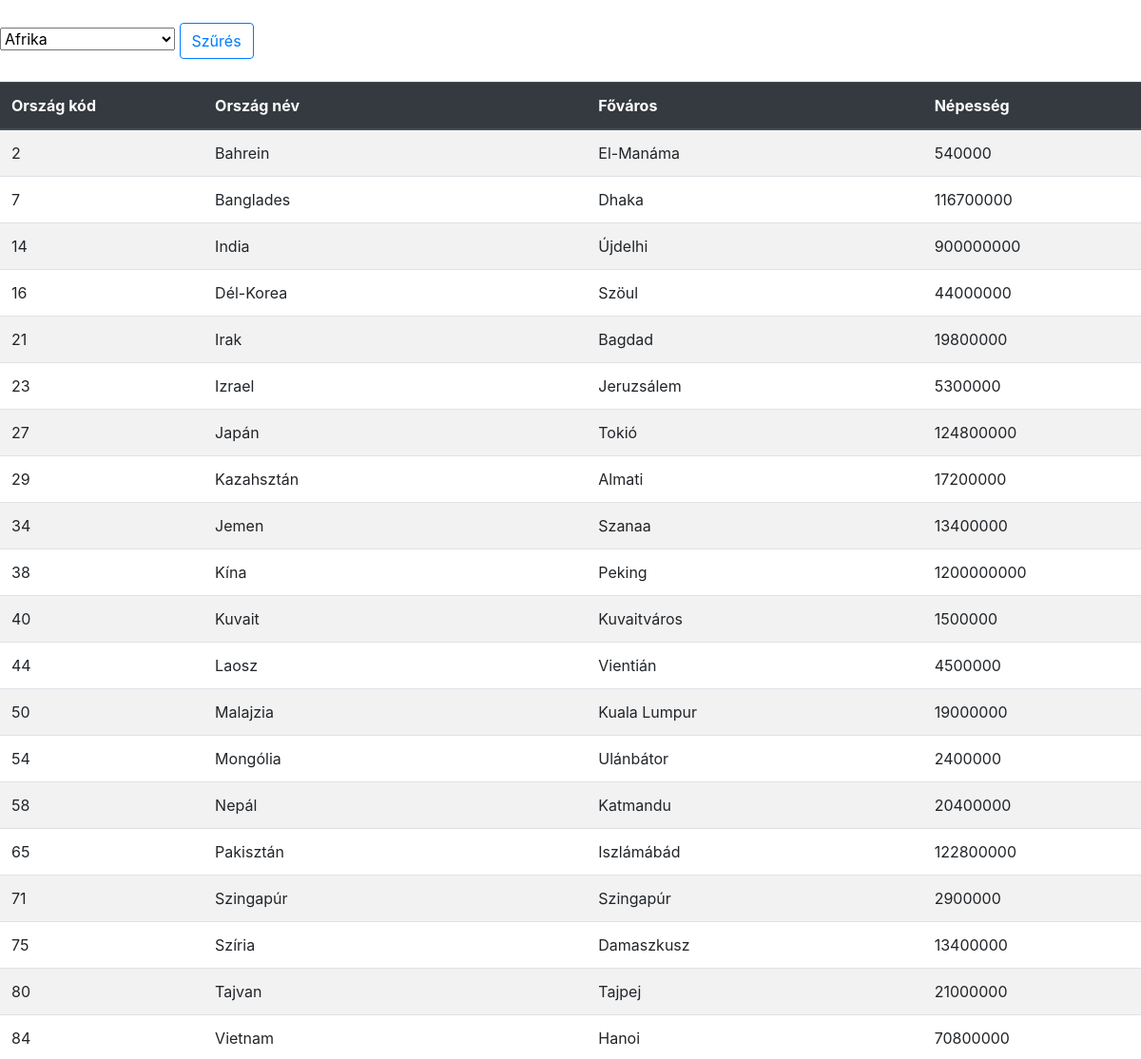
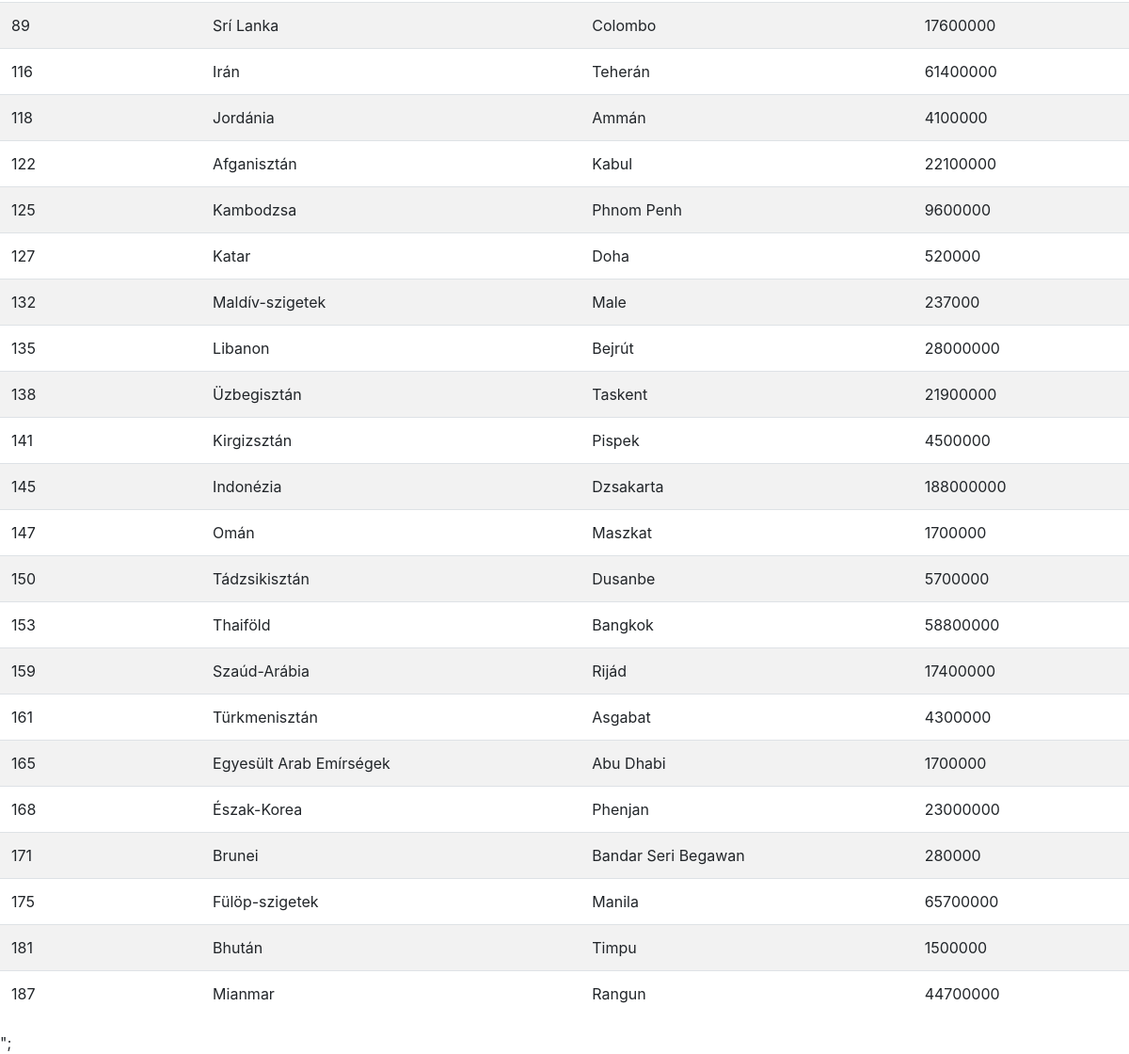
Screenshot of /index.php?continent=4 with the database file from the repository (2 pictures, top to bottom).
### tables this page shows
CREATE TABLE `orszagok` (
  `okod` int(11) NOT NULL,
  `onev` varchar(255) NOT NULL,
  `allamkod` int(11) NOT NULL,
  `fovaros` varchar(255) NOT NULL,
  `terulet` int(11) NOT NULL,
  `nepesseg` int(11) NOT NULL,
  `foldreszkod` int(11) NOT NULL,
  `penznemkod` int(11) NOT NULL,
  `gdp` int(11) NOT NULL,
  `novekedes` double NOT NULL,
  `inflacio` double NOT NULL,
  `munkanelkuliseg` double NOT NULL
);

### index.php (the view, shortened to what this page needs)
<?php
    require_once('Connect.php');
    $sql = "SELECT * FROM foldreszek;";
    $result = $connect -> query($sql);
?>
<!DOCTYPE html>
<html lang="hu">
<head>
    <link rel="stylesheet" href="https://stackpath.bootstrapcdn.com/bootstrap/4.3.1/css/bootstrap.min.css">
</head>
<body>
    <br>
    <form action="#" method="get">
        <select name="continent">
        <?php
            while($row = $result->fetch_array()) {
                echo '<option value='.$row[0].'>' . $row[1] . '</option>';
            }
        ?>
        </select>
        <input type="submit" value="Szűrés" class="btn btn-outline-primary">
    </form>
    <br>
    <table class="table table-striped">
        <thead class="thead-dark">
            <tr>
                <th>Ország kód</th>
                <th>Ország név</th>
                <th>Főváros</th>
                <th>Népesség</th>
            </tr>
        </thead>
    <?php
        $sql = "SELECT * FROM orszagok";
        if(isset($_GET['continent'])){
            $sql .= " WHERE foldreszkod=".$_GET['continent'];
        }
        $result = $connect -> query($sql);
        if ($result->num_rows > 0) {
            while($row = $result->fetch_assoc()) {
                echo "<tr><td>" . $row["okod"]. "</td><td>" . $row["onev"]. "</td><td>" . $row["fovaros"]. "</td><td>" . $row["nepesseg"]. "</td></tr>";
            }
        } else {
            echo "0 results";
        }
    ?>
    </table>";
</body>
</html>

### rows the page displays
orszagok: okod "2", onev "Bahrein", fovaros "El-Manáma", nepesseg "540000"
orszagok: okod "7", onev "Banglades", fovaros "Dhaka", nepesseg "116700000"
orszagok: okod "14", onev "India", fovaros "Újdelhi", nepesseg "900000000"
orszagok: okod "16", onev "Dél-Korea", fovaros "Szöul", nepesseg "44000000"
orszagok: okod "21", onev "Irak", fovaros "Bagdad", nepesseg "19800000"
orszagok: okod "23", onev "Izrael", fovaros "Jeruzsálem", nepesseg "5300000"
orszagok: okod "27", onev "Japán", fovaros "Tokió", nepesseg "124800000"
orszagok: okod "29", onev "Kazahsztán", fovaros "Almati", nepesseg "17200000"
orszagok: okod "34", onev "Jemen", fovaros "Szanaa", nepesseg "13400000"
orszagok: okod "38", onev "Kína", fovaros "Peking", nepesseg "1200000000"
orszagok: okod "40", onev "Kuvait", fovaros "Kuvaitváros", nepesseg "1500000"
orszagok: okod "44", onev "Laosz", fovaros "Vientián", nepesseg "4500000"
orszagok: okod "50", onev "Malajzia", fovaros "Kuala Lumpur", nepesseg "19000000"
orszagok: okod "54", onev "Mongólia", fovaros "Ulánbátor", nepesseg "2400000"
orszagok: okod "58", onev "Nepál", fovaros "Katmandu", nepesseg "20400000"
orszagok: okod "65", onev "Pakisztán", fovaros "Iszlámábád", nepesseg "122800000"
orszagok: okod "71", onev "Szingapúr", fovaros "Szingapúr", nepesseg "2900000"
orszagok: okod "75", onev "Szíria", fovaros "Damaszkusz", nepesseg "13400000"
orszagok: okod "80", onev "Tajvan", fovaros "Tajpej", nepesseg "21000000"
orszagok: okod "84", onev "Vietnam", fovaros "Hanoi", nepesseg "70800000"
orszagok: okod "89", onev "Srí Lanka", fovaros "Colombo", nepesseg "17600000"
orszagok: okod "116", onev "Irán", fovaros "Teherán", nepesseg "61400000"
orszagok: okod "118", onev "Jordánia", fovaros "Ammán", nepesseg "4100000"
orszagok: okod "122", onev "Afganisztán", fovaros "Kabul", nepesseg "22100000"
orszagok: okod "125", onev "Kambodzsa", fovaros "Phnom Penh", nepesseg "9600000"
orszagok: okod "127", onev "Katar", fovaros "Doha", nepesseg "520000"
orszagok: okod "132", onev "Maldív-szigetek", fovaros "Male", nepesseg "237000"
orszagok: okod "135", onev "Libanon", fovaros "Bejrút", nepesseg "28000000"
orszagok: okod "138", onev "Üzbegisztán", fovaros "Taskent", nepesseg "21900000"
orszagok: okod "141", onev "Kirgizsztán", fovaros "Pispek", nepesseg "4500000"
orszagok: okod "145", onev "Indonézia", fovaros "Dzsakarta", nepesseg "188000000"
orszagok: okod "147", onev "Omán", fovaros "Maszkat", nepesseg "1700000"
orszagok: okod "150", onev "Tádzsikisztán", fovaros "Dusanbe", nepesseg "5700000"
orszagok: okod "153", onev "Thaiföld", fovaros "Bangkok", nepesseg "58800000"
orszagok: okod "159", onev "Szaúd-Arábia", fovaros "Rijád", nepesseg "17400000"
orszagok: okod "161", onev "Türkmenisztán", fovaros "Asgabat", nepesseg "4300000"
orszagok: okod "165", onev "Egyesült Arab Emírségek", fovaros "Abu Dhabi", nepesseg "1700000"
orszagok: okod "168", onev "Észak-Korea", fovaros "Phenjan", nepesseg "23000000"
orszagok: okod "171", onev "Brunei", fovaros "Bandar Seri Begawan", nepesseg "280000"
orszagok: okod "175", onev "Fülöp-szigetek", fovaros "Manila", nepesseg "65700000"
orszagok: okod "181", onev "Bhután", fovaros "Timpu", nepesseg "1500000"
orszagok: okod "187", onev "Mianmar", fovaros "Rangun", nepesseg "44700000"

### other values shown
form field continent "Afrika"
